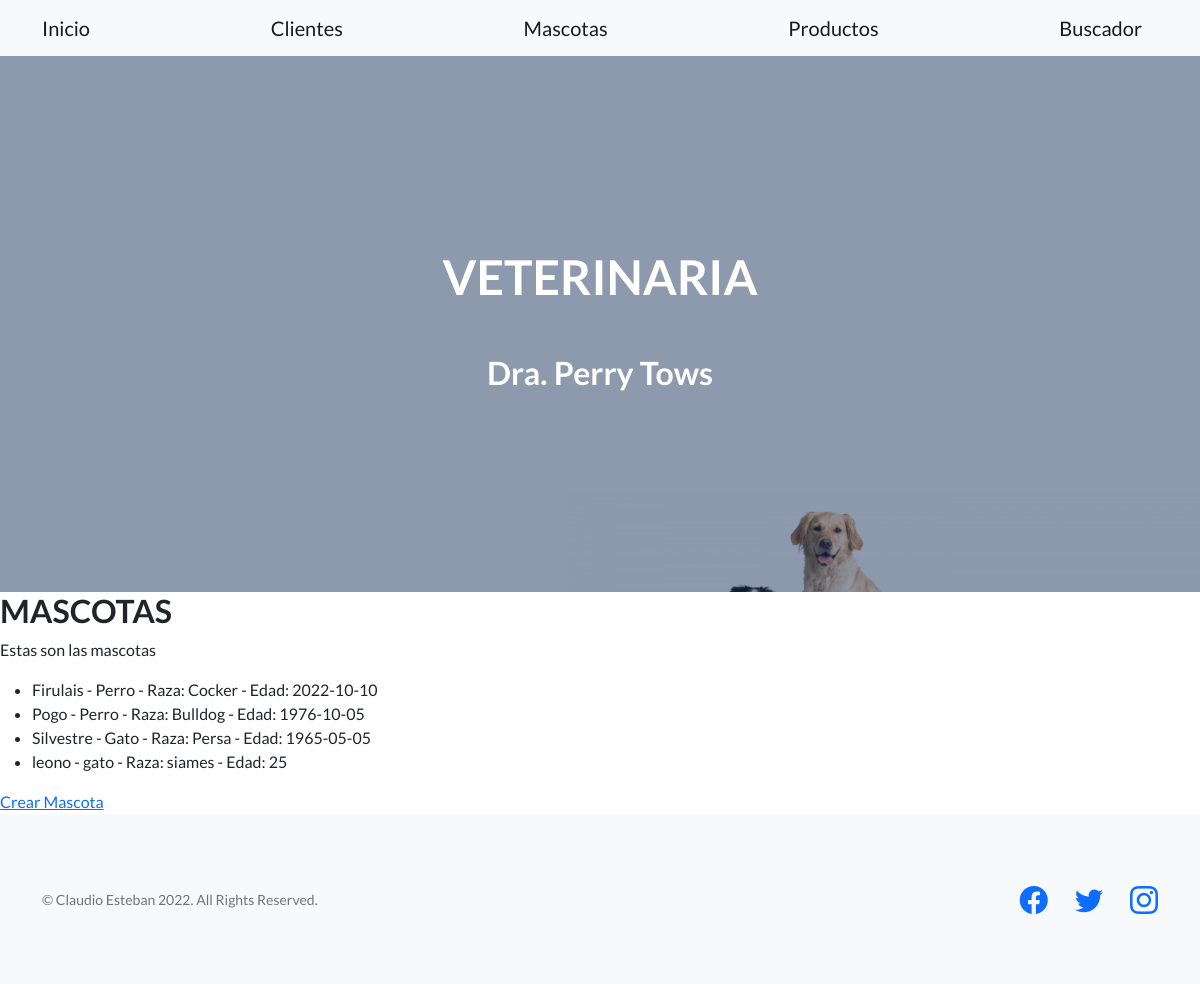
Before: /appvet/mascotas/ with the older database file.
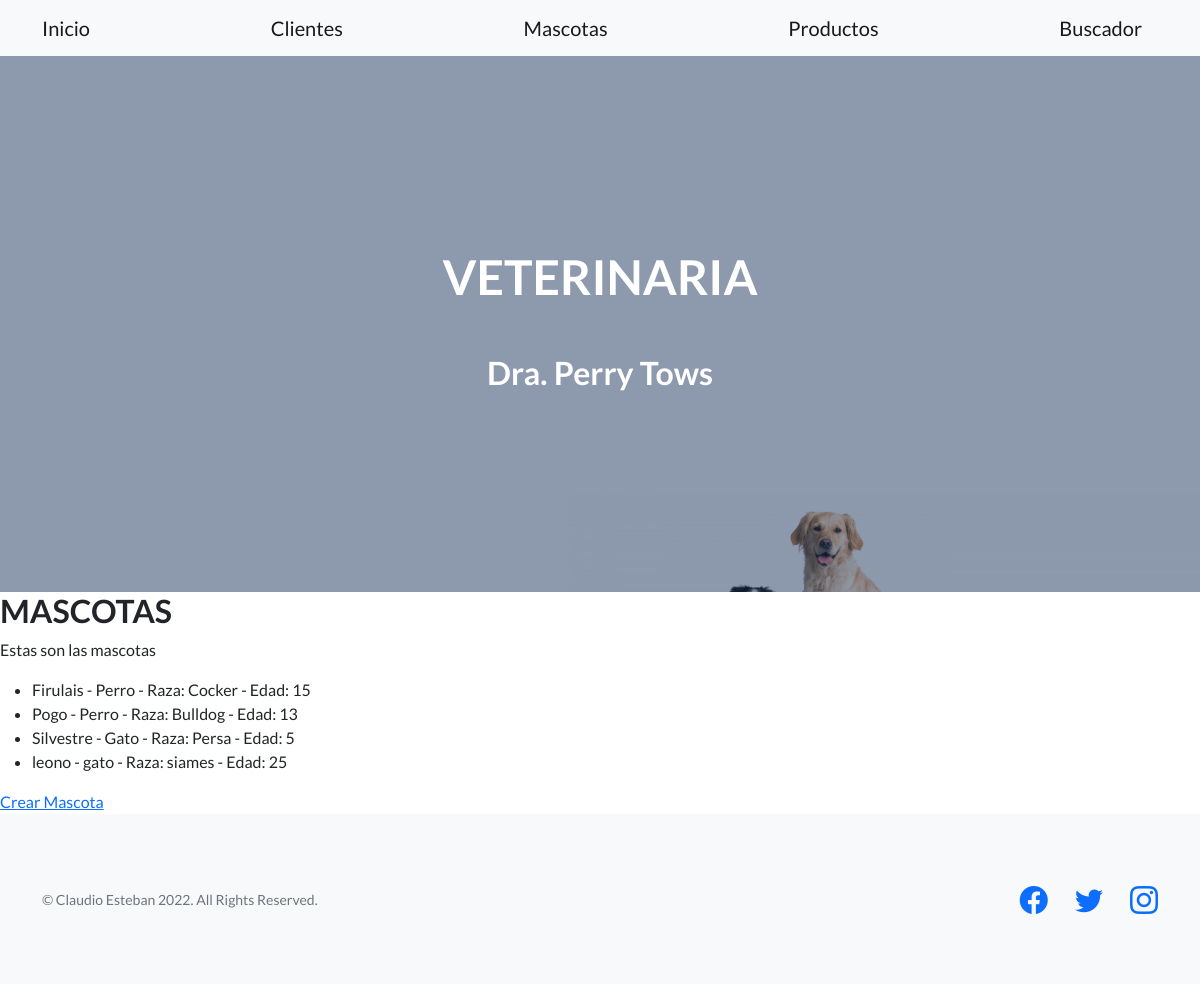
After: the same page with the newer database file.
### appvet/models.py (models this page shows)
class Mascota(models.Model):
    nombre = models.CharField(max_length=20)
    especie = models.CharField(max_length=20)
    raza = models.CharField(max_length=20)
    edad = models.IntegerField()

### appvet/views.py (the view)
# urls.py: path('mascotas/', vista_mascotas, name="vet-mascotas"),
def vista_mascotas(request):
    mascotas = Mascota.objects.all()
    return render(request, "appvet/mascotas.html", {"mascota":mascotas})

### appvet/templates/appvet/mascotas.html
{% extends 'appvet/base.html' %}
{% block Contenido%}
<h2> MASCOTAS </h2>
<p> Estas son las mascotas </p>
<ul>
    {% for m in mascota %}
        <li>{{m.nombre}} - {{m.especie}} - Raza: {{m.raza}} - Edad: {{m.edad}}</li>
    {% endfor %}
</ul>
<a href="{% url 'vet-crear-mascota' %}">Crear Mascota</a>
{% endblock %}

Changed rows visible on the page:
changed Mascota "Firulais": edad "2022-10-10" → "15"
changed Mascota "Pogo": edad "1976-10-05" → "13"
changed Mascota "Silvestre": edad "1965-05-05" → "5"
